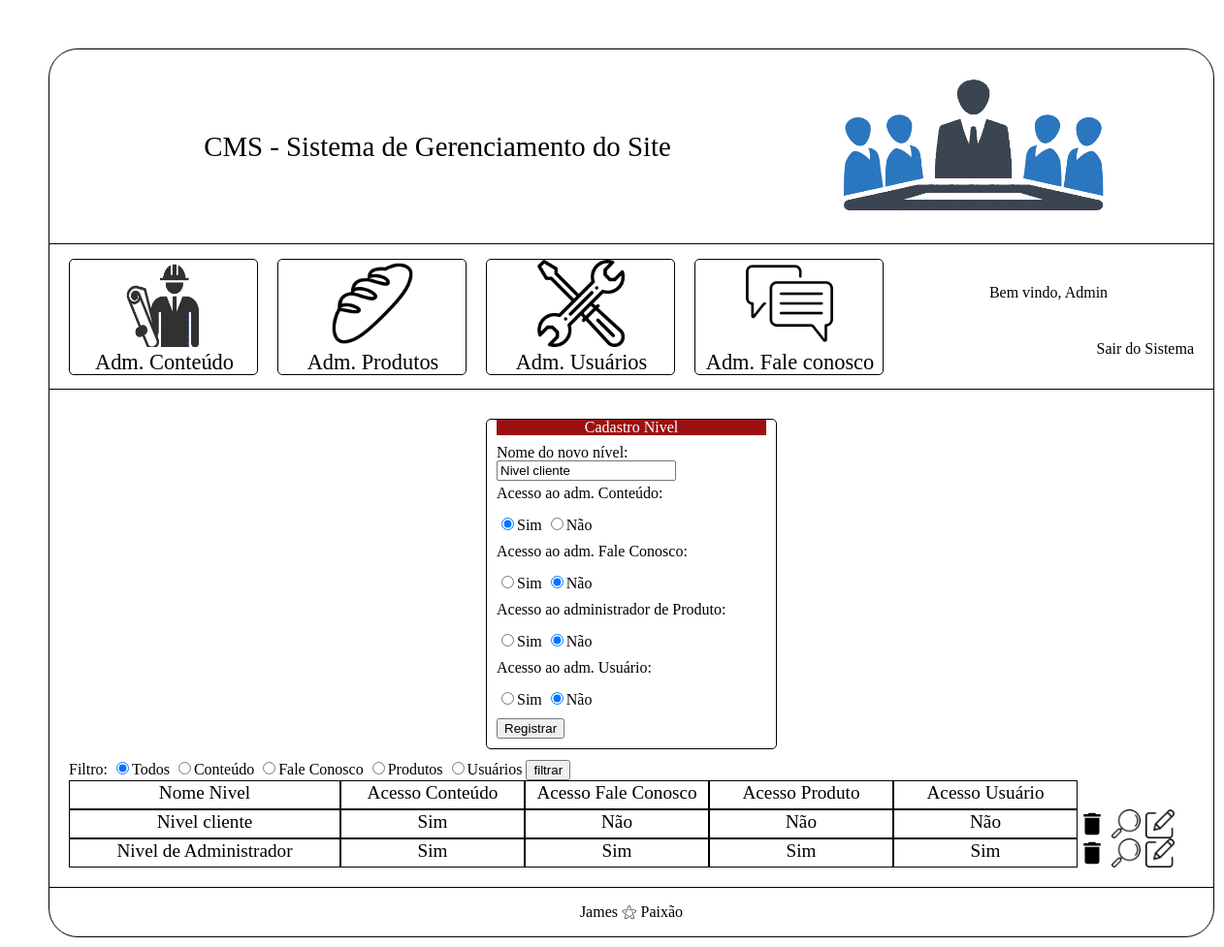
The page /cms/pagina_niveis_acesso.php?modo=editar&id=2 (signed in) on the database its author committed.
### tables this page shows
create table tblNivelAcesso (
	idNivelAcesso int(11) not null auto_increment primary key,
    nomeNivel varchar(200) not null,
    acessoConteudo boolean not null,
    acessoFaleConosco boolean not null,
    acessoProduto boolean not null,
    acessoUsuarios boolean not null
);

### cms/pagina_niveis_acesso.php (the view, shortened to what this page needs)
<?php
    $conexao = conexaoMysql();
    $dominio= $_SERVER['HTTP_HOST'];
    $url = "http://" . $dominio. $_SERVER['REQUEST_URI'];
    if(isset($_POST['botao_filtrar'])){
        if($_GET['modo']){
            if($_GET['modo'] == 'filtrar'){
                $filtro = $_POST['input_filter'];
                switch($filtro){
                    case "c":
                        $sqlQuerySelectNiveis = "select tblNivelAcesso.*
                            from tblNivelAcesso
                            where tblNivelAcesso.acessoConteudo = 1
                            order by tblNivelAcesso.nomeNivel";
                    break;
                    case "f":
                        $sqlQuerySelectNiveis = "select tblNivelAcesso.*
                            from tblNivelAcesso
                            where tblNivelAcesso.acessoFaleConosco = 1
                            order by tblNivelAcesso.nomeNivel";
                    break;
                    case "p":
                        $sqlQuerySelectNiveis = "select tblNivelAcesso.*
                            from tblNivelAcesso
                            where tblNivelAcesso.acessoProduto = 1
                            order by tblNivelAcesso.nomeNivel";
                    break;
                    case "u":
                        $sqlQuerySelectNiveis = "select tblNivelAcesso.*
                            from tblNivelAcesso
                            where tblNivelAcesso.acessoUsuarios = 1
                            order by tblNivelAcesso.nomeNivel";
                    break;
                    default:
                        $sqlQuerySelectNiveis = "select * from tblNivelAcesso
                        order by tblNivelAcesso.nomeNivel";
                    break;
                }
            }
        }
    }
    else{
        $sqlQuerySelectNiveis = "select * from tblNivelAcesso order by tblNivelAcesso.nomeNivel";
    }
    $querySelectNiveis = mysqli_query($conexao, $sqlQuerySelectNiveis);
    $action = "modulos/inserir_nivel_acesso.php?modo=inserir&url=" .$url;
    $nomeNivel = null;
    $acessoConteudo = null;
    $acessoFaleConosco = null;
    $acessoProdutos = null;
    $acessoUsuarios = null;
    if(isset($_GET['modo'])){
        if($_GET['modo'] == 'editar'){
            if(isset($_GET['id'])){
                $id = $_GET['id'];
                $querySelectNivel = "
                    select tblNivelAcesso.*
                    from tblNivelAcesso
                    where tblNivelAcesso.idNivelAcesso = ".$id;
                $selectDados = mysqli_query($conexao, $querySelectNivel);
                if($rsInfoNivelAcesso = mysqli_fetch_assoc($selectDados)){
                    $nomeNivel = $rsInfoNivelAcesso['nomeNivel'];
                    $acessoConteudo = $rsInfoNivelAcesso['acessoConteudo'];
                    $acessoFaleConosco = $rsInfoNivelAcesso['acessoFaleConosco'];
                    $acessoProdutos = $rsInfoNivelAcesso['acessoProduto'];
                    $acessoUsuarios = $rsInfoNivelAcesso['acessoUsuarios'];
                    $action = "modulos/atualizar.php?modo=atualizar&id=".$rsInfoNivelAcesso['idNivelAcesso']."&url=".$url."&origem=pagina_niveis_acesso";
                }
            }
        }
    }
?>
<!DOCTYPE html>
<html lang="pt-br">
    <head>
        <?php
            require_once('modulos/imports.php');
        ?>
    </head>
    <body>
        <div id="div_cms">
            <?php
                require_once('modulos/menu.php');
            ?>
            <div id="div_submenus_cms">
                <form name="form_adm_nivel_acesso" action="<?=$action?>" method="post">
                    <div class="div_cadastro">
                        <div class="titulo_do_cadastro">Cadastro Nivel</div>
                        <div class="input_cadastro">
                            Nome do novo nível:
                            <input type="text" name="nome_nivel_input" required value="<?=$nomeNivel?>">
                        </div>
                        <div class="input_cadastro">
                            Acesso ao adm. Conteúdo:
                        </div>
                        <div class="input_cadastro">
                            <input type="radio" name="adm_conteudo_radio" value="1"
                                <?php
                                    if($acessoConteudo == '1'){
                                        echo("checked");
                                    }
                                ?>
                            >Sim
                            <input type="radio" name="adm_conteudo_radio" value="0"
                                <?php
                                    if($acessoConteudo != '1'){
                                        echo("checked");
                                    }
                                ?>
                            >Não
                        </div>
                        <div class="input_cadastro">
                            Acesso ao adm. Fale Conosco:
                        </div>
                        <div class="input_cadastro">
                            <input type="radio" name="adm_fale_conosco_radio" value="1"
                                <?php
                                    if($acessoFaleConosco == '1'){
                                        echo("checked");
                                    }
                                ?>
                            >Sim
                            <input type="radio" name="adm_fale_conosco_radio" value="0"
                                <?php
                                    if($acessoFaleConosco != '1'){
                                        echo("checked");
                                    }
                                ?>
                            >Não
                        </div>
                        <div class="input_cadastro">
                            Acesso ao administrador de Produto:
                        </div>
                        <div class="input_cadastro">
                            <input type="radio" name="adm_produto_radio" value="1"
                                <?php
                                    if($acessoProdutos == '1'){
                                        echo("checked");
                                    }
                                ?>
                            >Sim
                            <input type="radio" name="adm_produto_radio" value="0"
                                <?php
                                    if($acessoProdutos != '1'){
                                        echo("checked");
                                    }
                                ?>
                            >Não
                        </div>
                        <div class="input_cadastro">
                            Acesso ao adm. Usuário:
                        </div>
                        <div class="input_cadastro">
                            <input type="radio" name="adm_usuario_radio" value="1"
                                <?php
                                    if($acessoUsuarios == '1'){
                                        echo("checked");
                                    }
                                ?>
                            >Sim
                            <input type="radio" name="adm_usuario_radio" value="0"
                                <?php
                                    if($acessoUsuarios != '1'){
                                        echo("checked");
                                    }
                                ?>
                            >Não
                        </div>
                        <div class="botaoRegistrar">
                            <input type="submit" name="submit_cms" value="Registrar">
                        </div>
                    </div>
                </form>
                <form name="formAdmNiveisAcessoFiltro" action="pagina_niveis_acesso.php?modo=filtrar" method="post">
                    Filtro:
                    <input type="radio" name="input_filter" value="a" checked>Todos
                    <input type="radio" name="input_filter" value="c">Conteúdo
                    <input type="radio" name="input_filter" value="f">Fale Conosco
                    <input type="radio" name="input_filter" value="p">Produtos
                    <input type="radio" name="input_filter" value="u">Usuários
                    <input type="submit" value="filtrar" name="botao_filtrar">
                </form>
                <div class="div_comentarios">
                    <div class="nome_nivel">Nome Nivel</div>
                    <div class="nivel_permissao">Acesso Conteúdo</div>
                    <div class="nivel_permissao">Acesso Fale Conosco</div>
                    <div class="nivel_permissao">Acesso Produto</div>
                    <div class="nivel_permissao">Acesso Usuário</div>
                </div>
                <?php
                    while($rsSelect = mysqli_fetch_assoc($querySelectNiveis)){
                        ?>
                            <div class="div_comentarios">
                                <div class="nome_nivel"><?=$rsSelect['nomeNivel']?></div>
                                <div class="nivel_permissao">
                                    <?php
                                        if($rsSelect['acessoConteudo'] == 1){
                                            echo('Sim');
                                        }
                                        else{
                                            echo('Não');
                                        }
                                    ?>
                                </div>
                                <div class="nivel_permissao">
                                    <?php
                                        if($rsSelect['acessoFaleConosco'] == 1){
                                            echo('Sim');
                                        }
                                        else{
                                            echo('Não');
                                        }
                                    ?>
                                </div>
                                <div class="nivel_permissao">
                                    <?php
                                        if($rsSelect['acessoProduto'] == 1){
                                            echo('Sim');
                                        }
                                        else{
                                            echo('Não');
                                        }
                                    ?>
                                </div>
                                <div class="nivel_permissao">
                                    <?php
                                        if($rsSelect['acessoUsuarios'] == 1){
                                            echo('Sim');
                                        }
                                        else{
                                            echo('Não');
                                        }
                                    ?>
                                </div>
                                <a onclick="return confirm('Deseja realmente excluir o registro? Todos os usuários que utilizam este nível de acesso também serão excluídos!    ');"
                                href="modulos/deletar_nivel_acesso.php?modo=excluir&id=<?=$rsSelect['idNivelAcesso']?>&url=<?=$url?>">
                                    <div class="excluir"></div>
                                </a>
                                <div class="visualizar" onclick="visualizarNivelAcesso(<?=$rsSelect['idNivelAcesso']?>);"></div>
                                <a href="pagina_niveis_acesso.php?modo=editar&id=<?=$rsSelect['idNivelAcesso']?>">
                                    <div class="editar"></div>
                                </a>
                            </div>
                        <?php
                    }
                ?>
            </div>
            <div id="footer_cms">
                 James ⚝ Paixão
            </div>
        </div>
    </body>
</html>

### cms/css/style.css (style rules this page uses)
* { user-select: none; }
body { padding: 50px; }
a { text-decoration: none; color: #000000; }
#div_cms { width: 1200px; min-height: 800px; height: auto; margin-left: auto; margin-right: auto; border: black 1px solid; border-radius: 30px; }
#div_submenus_cms { width: inherit; min-height: 500px; height: auto; overflow: hidden; padding: 20px; box-sizing: border-box; border-bottom: 1px solid black; }
.div_cadastro { width: 300px; min-height: 100px; height: auto; border: solid 1px black; box-sizing: border-box; padding: 10px; padding-top: 0px; border-radius: 5px; margin-bottom: 10px; margin-top: 10px; margin-left: auto; margin-right: auto; }
.titulo_do_cadastro { text-align: center; background-color: #9b1111; color: white; margin-bottom: 10px; }
.input_cadastro { width: 100%; min-height: 25px; height: auto; overflow: hidden; box-sizing: border-box; margin-bottom: 5px; }
.nome_nivel { width: 280px; height: 30px; border: 1px black solid; box-sizing: border-box; font-size: 1.2em; line-height: 1.2em; text-align: center; float: left; }
.nivel_permissao { width: 190px; height: 30px; border: 1px black solid; box-sizing: border-box; font-size: 1.2em; line-height: 1.2em; text-align: center; float: left; }
.div_comentarios { width: 1160px; min-height: 30px; height: auto; float: left; }
.excluir { width: 30px; height: 30px; margin-right: 5px; float: left; background-repeat: no-repeat; background-size: cover; background-image: url(../imagens/delete-24px.svg); }
.visualizar { width: 30px; height: 30px; margin-right: 5px; float: left; background-repeat: no-repeat; background-size: cover; background-image: url(../imagens/visualizar.png); }
.editar { width: 30px; height: 30px; margin-right: 5px; float: left; background-repeat: no-repeat; background-size: cover; background-image: url(../imagens/editar.png); }
#footer_cms { width: inherit; height: 50px; line-height: 50px; text-align: center; }

### rows shown on the page
tblnivelacesso: nome_nivel_input "Nivel cliente", acessoConteudo "☑", acessoFaleConosco "☑", acessoProduto "☑", acessoUsuarios "☑", nomeNivel "Nivel cliente", shows "Sim", shows "Não"
tblnivelacesso: nomeNivel "Nivel de Administrador", acessoConteudo "Sim", acessoFaleConosco "Sim", acessoProduto "Sim", acessoUsuarios "Sim"

### other values the page prints
$_SESSION['nomeUsuario'] "Admin"
